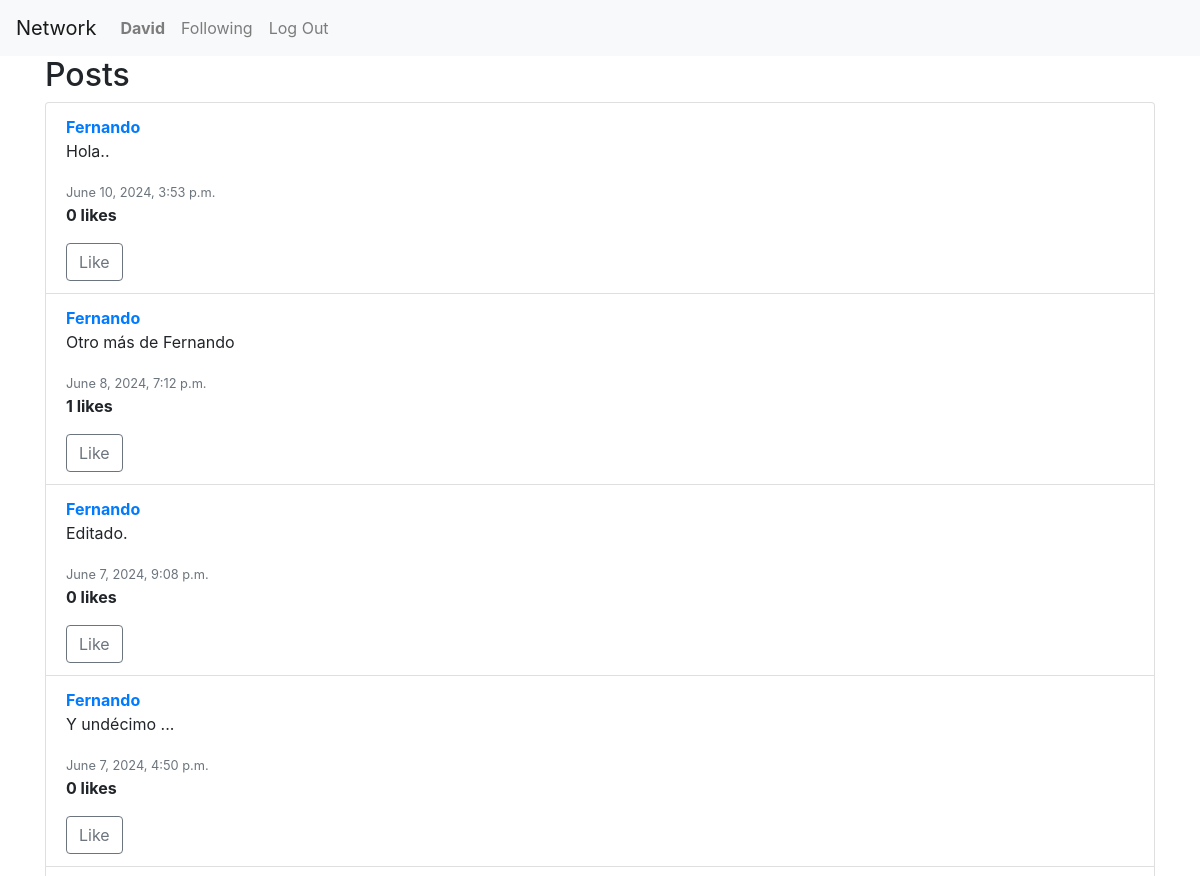
The app's page /following/ (signed in, upper part), older data.
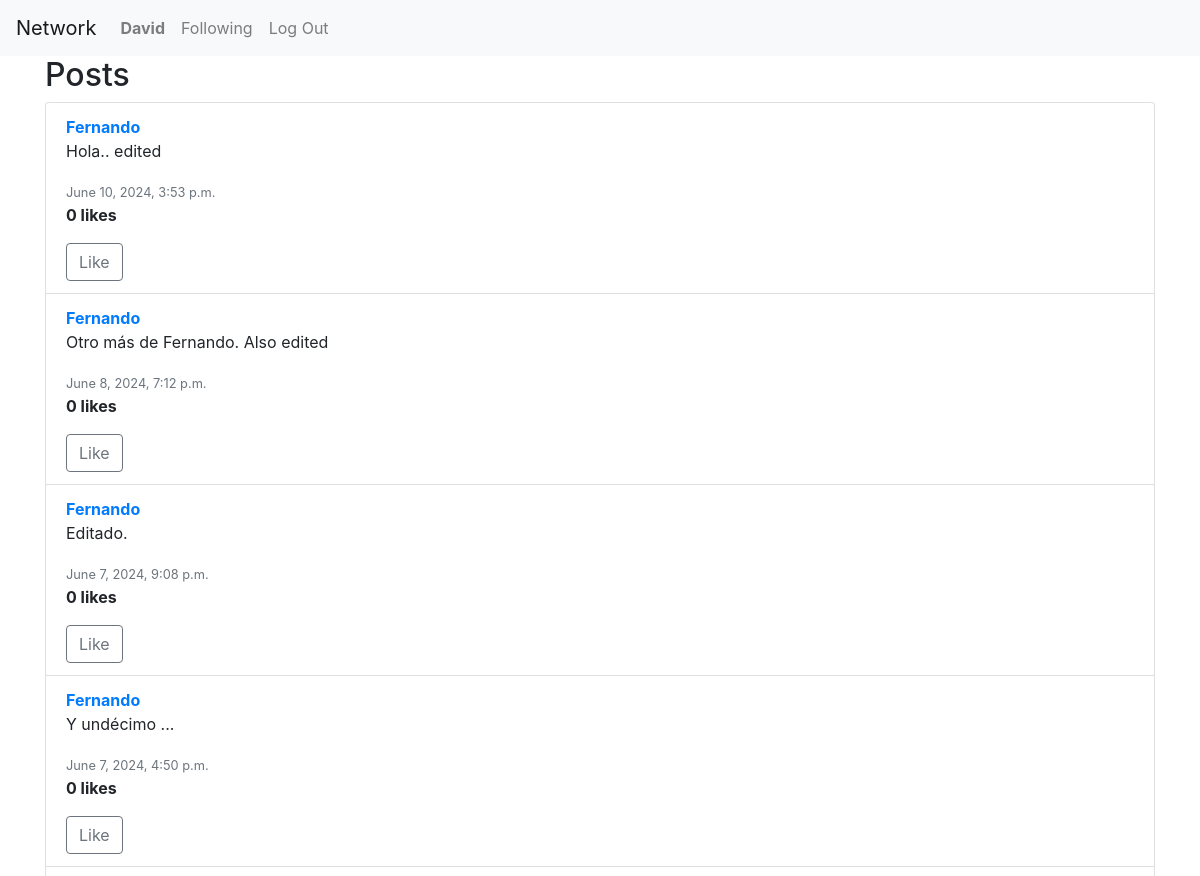
The same page, newer data.
### network/models.py (models this page shows, shortened)
class Post(models.Model):
    user = models.ForeignKey(User, on_delete=models.CASCADE, related_name="posts")
    content = models.TextField(blank=True)
    timestamp = models.DateTimeField(auto_now_add=True)

class User(AbstractUser):
    pass

### network/views.py (the view)
# urls.py: path('following/', views.following, name='following'),
@login_required
def following(request):
    user = request.user
    following_users = User.objects.filter(followed__user=user)
    posts_list = Post.objects.filter(user__in=following_users).annotate(likes_count=Count('liked')).order_by('-timestamp')
    paginator = Paginator(posts_list, 10)
    page_number = request.GET.get('page')
    posts = paginator.get_page(page_number)
    if user.is_authenticated:
        liked_posts_ids = set(Like.objects.filter(user=user).values_list('post_id', flat=True))
        for post in posts:
            post.user_has_liked = post.id in liked_posts_ids
    else:
        for post in posts:
            post.user_has_liked = False
    return render(request, "network/following.html", {"posts": posts})

### network/templates/network/following.html (shortened to what this page needs)
{% extends "network/layout.html" %}
{% block body %}
<div class="container">
    <h2>Posts</h2>
    <ul class="list-group">
        {% for post in posts %}
        <li class="list-group-item" id="post-{{ post.id }}">
            <a href="{% url 'network:profile' post.user.username %}"><strong>{{ post.user.username }}</strong></a>
            <div id="post-content-{{ post.id }}">
                <p>{{ post.content }}</p>
            </div>
            <div>
                <small class="text-muted">{{ post.timestamp }}</small>
                <p id="like-count-{{ post.id }}"><strong>{{ post.likes_count }} likes</strong></p>
                {% if user.is_authenticated %}
                <button class="btn like-button {% if post.user_has_liked %}btn-success{% else %}btn-outline-secondary{% endif %}"
                        data-post-id="{{ post.id }}" data-liked="{% if post.user_has_liked %}true{% else %}false{% endif %}">
                    Like
                </button>
                {% endif %}
            </div>
        </li>
        {% endfor %}
    </ul>
</div>
{% endblock %}

Row changes from the older to the newer data that the page shows:
changed Post: content "Hola.." → "Hola.. edited"
changed Post: content "Otro más de Fernando" → "Otro más de Fernando. Also edited"; likes_count "1" → "0"
